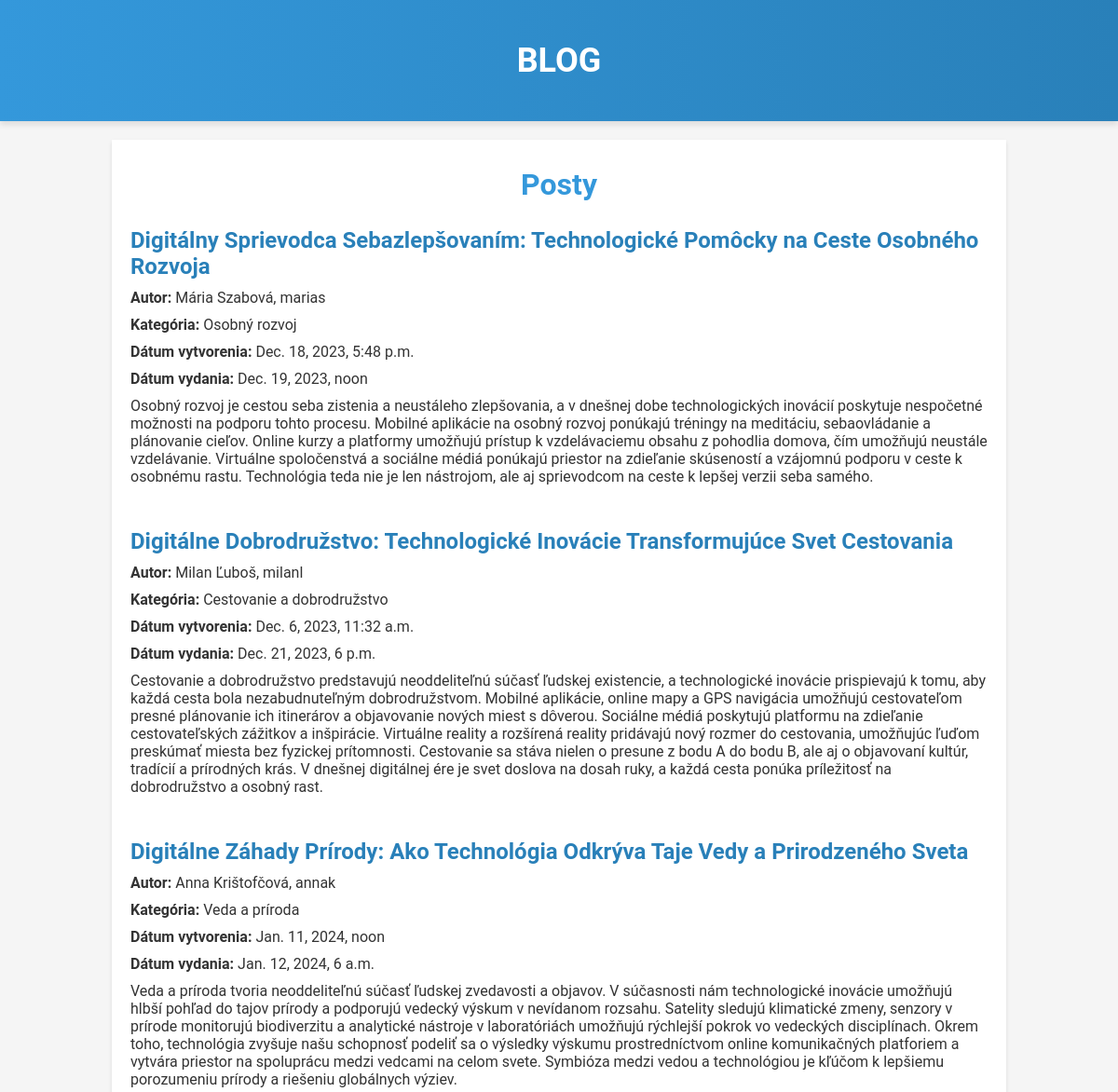
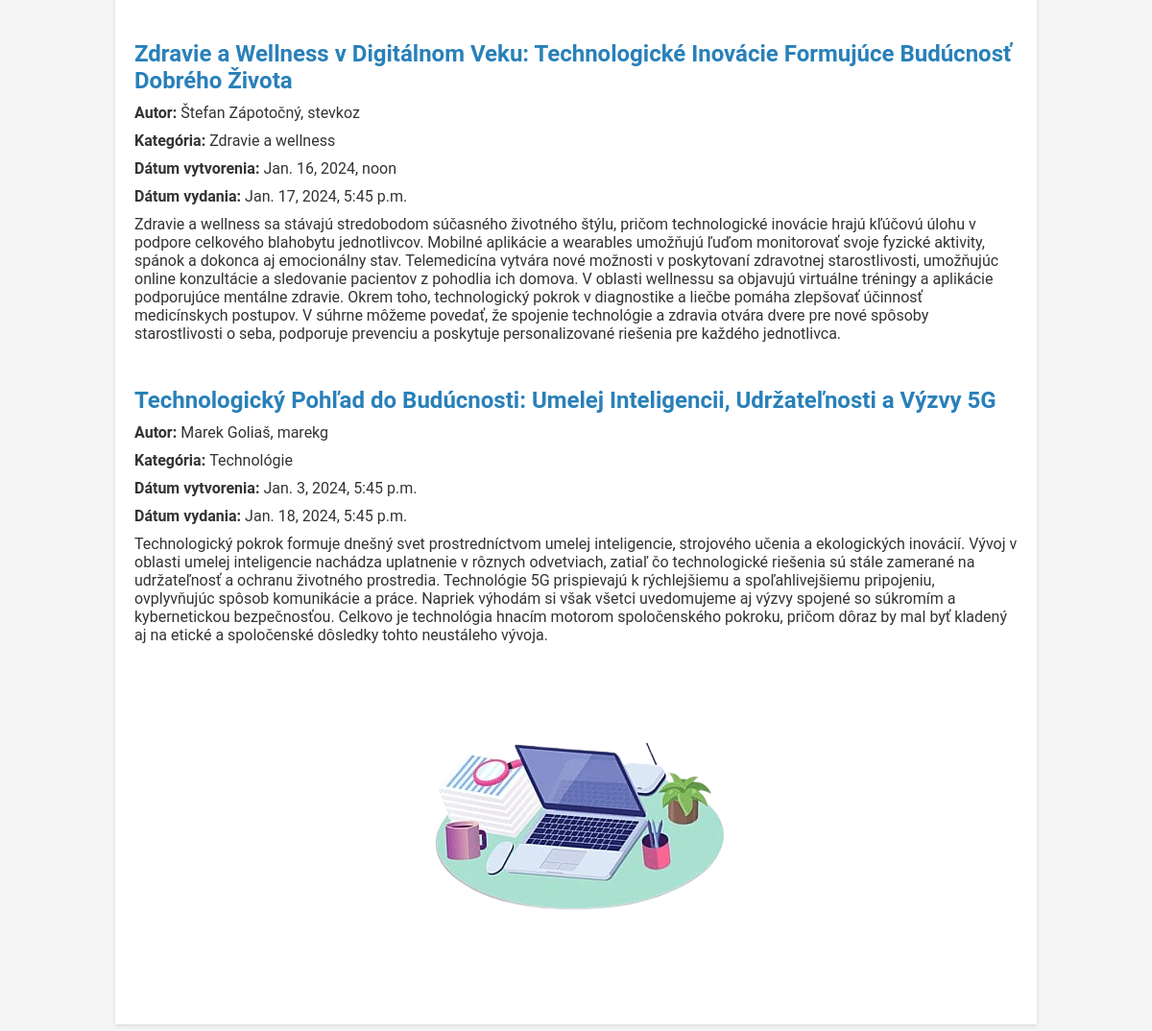
Screenshot of /blog/ with the database file from the repository (2 pictures, top to bottom).
### blog/models.py (models this page shows, shortened)
class Post(models.Model):
    autor = models.ForeignKey(Autor, on_delete=models.SET_NULL, null=True, blank=True)
    nazov = models.CharField(max_length=100)
    publish_date = models.DateTimeField(default = timezone.now)
    create_date = models.DateTimeField(default = timezone.now)
    text = models.TextField()
    kategoria = models.ForeignKey(Kategoria, on_delete=models.SET_NULL, null=True, blank=True)

class Autor(models.Model):
    meno = models.CharField(max_length=20)
    priezvisko = models.CharField(max_length=20)
    username = models.CharField(max_length=20)

class Kategoria(models.Model):
    nazov = models.CharField(max_length=40)
    def __str__(self):
        return f'{self.nazov}'

### blog/views.py (the view)
# urls.py: path('', views.vypis_blogov, name='vypis-blogov'),
def vypis_blogov(request):
    blogy = Post.objects.all().order_by('publish_date')
    return render(request, 'blog/index.html', {'blogy':blogy})

### blog/templates/blog/index.html (shortened to what this page needs)
{% load static %}
<!DOCTYPE html>
<html>
<head>
    <link rel="stylesheet" href="{% static 'blog/style.css' %}">
</head>
<body>
    <header>
        <div class="container">
            <h1> BLOG </h1>
        </div>
    </header>
    <div class="container">
        {% if blogy %}
            <section class="blog-section">
                <h2> Posty </h2>
                <ul>
                    {% for i in blogy %}
                    <li class="blog-name"><strong> {{ i.nazov }} </strong></li>
                    <ul class="blog-popis">
                        <li><strong>Autor: </strong> {{ i.autor.meno }} {{ i.autor.priezvisko }}, {{ i.autor.username }} </li>
                        <li><strong>Kategória: </strong> {{ i.kategoria }} </li>
                        <li><strong>Dátum vytvorenia: </strong> {{ i.create_date }} </li>
                        <li><strong>Dátum vydania: </strong> {{ i.publish_date }} </li>
                        <li> {{ i.text }} </li>
                    </ul>
                    {% endfor %}
                </ul>
                <img src="{% static 'blog/blog.png' %}" alt="blog" title="blog" width="" height="">
            </section>
        {% endif %}
    </div>
</body>
</html>

### blog/static/blog/style.css (style rules this page uses)
body { font-family: 'Roboto', Arial, sans-serif; margin: 0; padding: 0; background: #f5f5f5; color: #333; }
.container { width: 80%; margin: 0 auto; }
header { background: linear-gradient(to right, #3498db, #2980b9); color: #fff; padding: 20px 0; text-align: center; box-shadow: 0 4px 6px rgba(0, 0, 0, 0.1); }
h1 { font-weight: bold; font-size: 36px; }
h2 { color: #3498db; font-size: 32px; text-align: center; margin-top: 1%; }
section { margin: 20px 0; padding: 20px; background: #fff; box-shadow: 0 2px 4px rgba(0, 0, 0, 0.1); }
ul { list-style: none; padding: 0; }
li { margin-bottom: 10px; }
.blog-name { font-size: 24px; font-weight: bold; color: #2980b9; }
.blog-popis:not(:last-child) { margin-bottom: 5%; }
img { display: block; margin-left: auto; margin-right: auto; }

### rows the page displays
Post: nazov "Digitálny Sprievodca Sebazlepšovaním: Technologické Pomôcky na Ceste Osobného Rozvoja", autor.meno "Mária", autor.priezvisko "Szabová", autor.username "marias", kategoria "Osobný rozvoj", create_date "Dec. 18, 2023, 5:48 p.m.", publish_date "Dec. 19, 2023, noon", text "Osobný rozvoj je cestou seba zistenia a neustáleho zlepšovania, a v dnešnej dobe technologických inovácií poskytuje nespočetné možnosti na podporu tohto procesu. Mobilné aplikácie na osobný rozvoj ponúkajú tréningy na meditáciu, sebaovládanie a plánovanie cieľov. Online kurzy a platformy umožňujú prístup k vzdelávaciemu obsahu z pohodlia domova, čím umožňujú neustále vzdelávanie. Virtuálne spoločenstvá a sociálne médiá ponúkajú priestor na zdieľanie skúseností a vzájomnú podporu v ceste k osobnému rastu. Technológia teda nie je len nástrojom, ale aj sprievodcom na ceste k lepšej verzii seba samého."
Post: nazov "Digitálne Dobrodružstvo: Technologické Inovácie Transformujúce Svet Cestovania", autor.meno "Milan", autor.priezvisko "Ľuboš", autor.username "milanl", kategoria "Cestovanie a dobrodružstvo", create_date "Dec. 6, 2023, 11:32 a.m.", publish_date "Dec. 21, 2023, 6 p.m.", text "Cestovanie a dobrodružstvo predstavujú neoddeliteľnú súčasť ľudskej existencie, a technologické inovácie prispievajú k tomu, aby každá cesta bola nezabudnuteľným dobrodružstvom. Mobilné aplikácie, online mapy a GPS navigácia umožňujú cestovateľom presné plánovanie ich itinerárov a objavovanie nových miest s dôverou. Sociálne médiá poskytujú platformu na zdieľanie cestovateľských zážitkov a inšpirácie. Virtuálne reality a rozšírená reality pridávajú nový rozmer do cestovania, umožňujúc ľuďom preskúmať miesta bez fyzickej prítomnosti. Cestovanie sa stáva nielen o presune z bodu A do bodu B, ale aj o objavovaní kultúr, tradícií a prírodných krás. V dnešnej digitálnej ére je svet doslova na…"
Post: nazov "Digitálne Záhady Prírody: Ako Technológia Odkrýva Taje Vedy a Prirodzeného Sveta", autor.meno "Anna", autor.priezvisko "Krištofčová", autor.username "annak", kategoria "Veda a príroda", create_date "Jan. 11, 2024, noon", publish_date "Jan. 12, 2024, 6 a.m.", text "Veda a príroda tvoria neoddeliteľnú súčasť ľudskej zvedavosti a objavov. V súčasnosti nám technologické inovácie umožňujú hlbší pohľad do tajov prírody a podporujú vedecký výskum v nevídanom rozsahu. Satelity sledujú klimatické zmeny, senzory v prírode monitorujú biodiverzitu a analytické nástroje v laboratóriách umožňujú rýchlejší pokrok vo vedeckých disciplínach. Okrem toho, technológia zvyšuje našu schopnosť podeliť sa o výsledky výskumu prostredníctvom online komunikačných platforiem a vytvára priestor na spoluprácu medzi vedcami na celom svete. Symbióza medzi vedou a technológiou je kľúčom k lepšiemu porozumeniu prírody a riešeniu globálnych výziev."
Post: nazov "Zdravie a Wellness v Digitálnom Veku: Technologické Inovácie Formujúce Budúcnosť Dobrého Života", autor.meno "Štefan", autor.priezvisko "Zápotočný", autor.username "stevkoz", kategoria "Zdravie a wellness", create_date "Jan. 16, 2024, noon", publish_date "Jan. 17, 2024, 5:45 p.m.", text "Zdravie a wellness sa stávajú stredobodom súčasného životného štýlu, pričom technologické inovácie hrajú kľúčovú úlohu v podpore celkového blahobytu jednotlivcov. Mobilné aplikácie a wearables umožňujú ľuďom monitorovať svoje fyzické aktivity, spánok a dokonca aj emocionálny stav. Telemedicína vytvára nové možnosti v poskytovaní zdravotnej starostlivosti, umožňujúc online konzultácie a sledovanie pacientov z pohodlia ich domova. V oblasti wellnessu sa objavujú virtuálne tréningy a aplikácie podporujúce mentálne zdravie. Okrem toho, technologický pokrok v diagnostike a liečbe pomáha zlepšovať účinnosť medicínskych postupov. V súhrne môžeme povedať, že spojenie technológie a zdravia otvára…"
Post: nazov "Technologický Pohľad do Budúcnosti: Umelej Inteligencii, Udržateľnosti a Výzvy 5G", autor.meno "Marek", autor.priezvisko "Goliaš", autor.username "marekg", kategoria "Technológie", create_date "Jan. 3, 2024, 5:45 p.m.", publish_date "Jan. 18, 2024, 5:45 p.m.", text "Technologický pokrok formuje dnešný svet prostredníctvom umelej inteligencie, strojového učenia a ekologických inovácií. Vývoj v oblasti umelej inteligencie nachádza uplatnenie v rôznych odvetviach, zatiaľ čo technologické riešenia sú stále zamerané na udržateľnosť a ochranu životného prostredia. Technológie 5G prispievajú k rýchlejšiemu a spoľahlivejšiemu pripojeniu, ovplyvňujúc spôsob komunikácie a práce. Napriek výhodám si však všetci uvedomujeme aj výzvy spojené so súkromím a kybernetickou bezpečnosťou. Celkovo je technológia hnacím motorom spoločenského pokroku, pričom dôraz by mal byť kladený aj na etické a spoločenské dôsledky tohto neustáleho vývoja."
